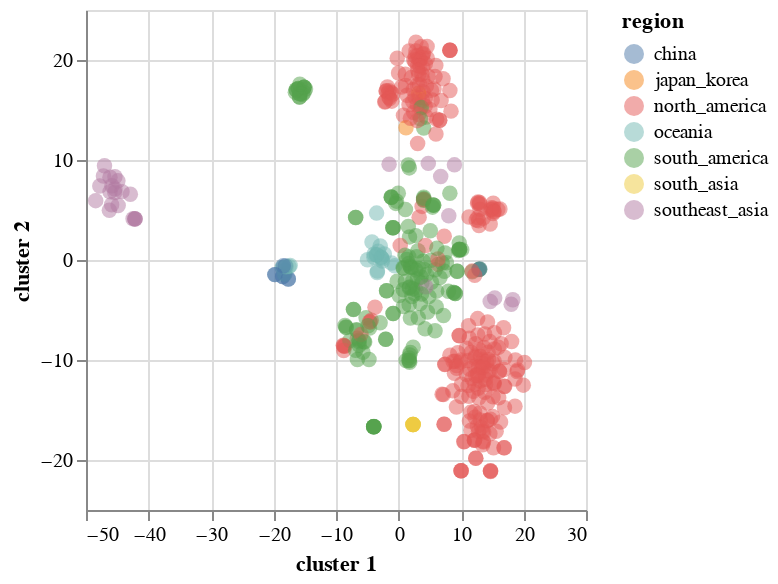

Here is the notebook cell this chart was saved with:
### Code cell
import altair as alt

base = alt.Chart(merged_df)
base.mark_circle(size=60).encode(
    x='cluster 1',
    y='cluster 2',
    opacity=alt.value(0.5),
    color='region',
    tooltip=['strain', 'region']
).properties(width=250,height=250).interactive()

### Figure 1 — Vega-Lite specification as saved in the notebook (floating-point values rounded to 4 significant figures; data arrays with more than 128 entries replaced by an {"elided": "..."} marker saying what was removed)
{"$schema": "https://vega.github.io/schema/vega-lite/v3.3.0.json", "config": {"mark": {"tooltip": null}, "view": {"height": 300, "width": 400}}, "data": {"name": "data-5267449c92753af528cbe6c8fedbf5b6"}, "datasets": {"data-5267449c92753af528cbe6c8fedbf5b6": {"elided": "486 records"}}, "encoding": {"color": {"field": "region", "type": "nominal"}, "opacity": {"value": 0.5}, "tooltip": [{"field": "strain", "type": "nominal"}, {"field": "region", "type": "nominal"}], "x": {"field": "cluster 1", "type": "quantitative"}, "y": {"field": "cluster 2", "type": "quantitative"}}, "height": 250, "mark": {"size": 60, "type": "circle"}, "selection": {"selector139": {"bind": "scales", "encodings": ["x", "y"], "type": "interval"}}, "width": 250}
